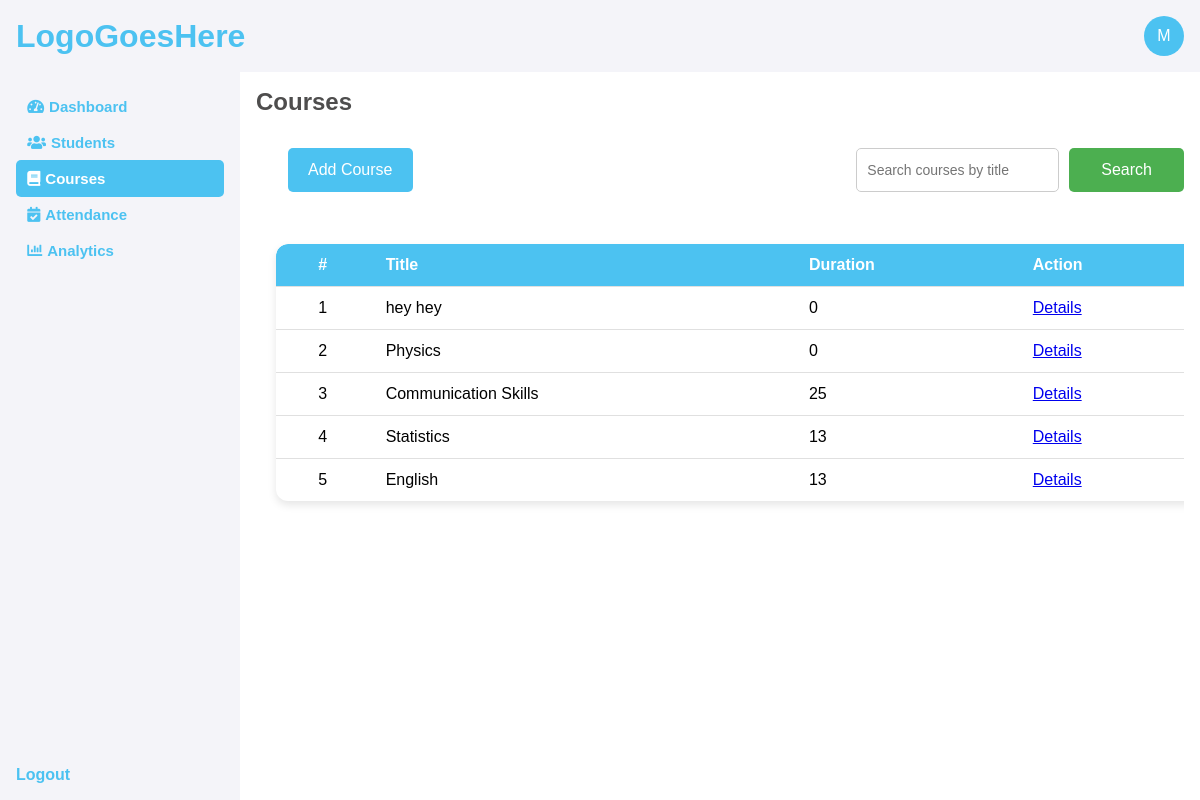
The page /teacher_dashboard/courses/ (signed in) on the database its author committed.
### SrcApp/models.py (models this page shows, shortened)
class MyUser(AbstractUser):
    email = models.EmailField(unique=True)
    USER_TYPE_CHOICES = (
        ('teacher', 'Teacher'),
        ('student', 'Student'),
    )
    user_type = models.CharField(max_length=10, choices=USER_TYPE_CHOICES, default='student')
    USERNAME_FIELD = 'email'
    REQUIRED_FIELDS = ['username']  # Fields required when using createsuperuser

class Course(models.Model):
    title = models.CharField(max_length=500, verbose_name="Course Title")
    teacher = models.ForeignKey(to=Teacher, on_delete=models.CASCADE, null=True)
    duration = models.PositiveIntegerField(default=0,null=False, verbose_name='Course Duration(in weeks)' )
    def __str__(self):
        return self.title

### SrcApp/views.py (the view)
# urls.py: path('teacher_dashboard/courses/', views.courses, name='courses'),
@login_required
def courses(request):
    teacher = Teacher.objects.get(user=request.user)
    courses = Course.objects.filter(teacher=teacher)
    print(courses)
    return render(request, 'teacherDashboard/courses.html', {
        'courses': courses
    })

### templates/teacherDashboard/courses.html (shortened to what this page needs)
{% extends 'teacherDashboard/base.html' %}
{% block teacher_content %}
{% load static %}
<h2 class="page-main-heading">Courses</h2>
<div class="course-controls-wrapper">
    <button class="add-course-btn" onclick="openCourseModal()">Add Course</button>
    <div class="search-container">
        <input type="text" id="searchInput" placeholder="Search courses by title" />
        <button class="search-btn" onclick="searchCourses()">Search</button>
    </div>
</div>
<div class="table-container">
    <table class="modern-table">
        <thead>
            <tr>
                <th>#</th>
                <th>Title</th>
                <th>Duration</th>
                <th>Action</th>
            </tr>
        </thead>
        <tbody id="coursesTableBody">
            {% for course in courses %}
            <tr>
                <td>{{ forloop.counter }}</td>
                <td>{{ course.title }}</td>
                <td>{{ course.duration }}</td>
                <td>
                    <a href="{% url 'course_details' course.id %}" class="details-button">Details</a>
                </td>
            </tr>
            {% endfor %}
        </tbody>
    </table>
</div>
{% endblock %}

### templates/teacherDashboard/base.html (shortened to what this page needs)
{% load static %}
<!DOCTYPE html>
<html lang="en">
<head>
    <link rel="stylesheet" href="{% static 'css/style.css' %}">
    <link href="https://cdnjs.cloudflare.com/ajax/libs/font-awesome/5.15.4/css/all.min.css" rel="stylesheet">
</head>
<body>
    <div class="teacher-dashboard">
        <div class="navbar-1">
            <h1 class="logo">
                LogoGoesHere
            </h1>
            <div class="profile-info">
                <div class="letter-img">
                    {{ request.user.first_name|slice:":1" }}
                </div>
            </div>
        </div>
        <div class="content-wrapper">
            {% include 'teacherDashboard/sidebar.html' %}
            <div class="dashboard-content">
                <div class="teacher-dashboard-page-wrapper">
                    {% block teacher_content %}
                    {% endblock %}
                </div>
            </div>
        </div>
    </div>
</body>
</html>

### static/css/style.css (style rules this page uses)
:root { --primary-color: rgb(76, 194, 241); }
* { margin: 0; padding: 0; font-family: Arial, Helvetica, sans-serif; box-sizing: border-box; }
.teacher-dashboard { height: 100vh; width: 100%; display: flex; flex-direction: column; }
.navbar-1 { width: 100%; height: auto; background-color: #f4f4f9; color: white; display: flex; align-items: center; justify-content: space-between; padding: 1rem 1rem; display: flex; flex-direction: row; justify-content: space-between; }
.content-wrapper { flex: 1; display: flex; overflow: hidden; }
.dashboard-content { flex: 1; padding: 1rem; background-color: #ffffff; overflow-y: auto; }
.teacher-dashboard-page-wrapper { display: flex; flex-direction: column; height: 100%; overflow-y: scroll; justify-content: start; }
.page-main-heading { color: rgb(78, 77, 77); width: 100%; text-align: start; }
.navbar-1 .logo { color: var(--primary-color); }
.navbar-1 .profile-info .letter-img { width: 2.5rem; height: 2.5rem; display: flex; justify-content: center; align-items: center; padding: .5rem; color: white; background-color: var(--primary-color); border-radius: 50%; cursor: pointer; }
.table-container { width: 100%; margin: 20px; overflow-x: auto; box-shadow: 0 4px 8px rgba(0, 0, 0, 0.1); border-radius: 12px; background-color: #ffffff; }
.modern-table { width: 100%; border-collapse: collapse; border-radius: 12px; overflow: hidden; }
.modern-table thead { background-color: var(--primary-color); color: #ffffff; }
.modern-table th, .modern-table td { text-align: left; padding: 12px 16px; border-bottom: 1px solid #e0e0e0; }
.modern-table th:first-child, .modern-table td:first-child { text-align: center; }
.modern-table tr:last-child td { border-bottom: none; }
input { width: 100%; padding: 10px; border: 1px solid #ccc; border-radius: 5px; font-size: 14px; }
.search-container { display: flex; flex-direction: row; gap: 10px; }
.search-btn { padding: 0.8rem 2rem; color: white; border: none; border-radius: 5px; font-size: 1rem; cursor: pointer; background-color: #4CAF50; align-self: flex-end; }
.course-controls-wrapper { display: flex; flex-direction: row; width: 100%; justify-content: space-between; margin: 2rem 1rem; padding: 0rem 1rem; }
.add-course-btn { padding: 10px 20px; background-color: var(--primary-color); color: white; border: none; border-radius: 5px; font-size: 16px; cursor: pointer; transition: background-color 0.3s; }

### rows shown on the page
MyUser: user.first_name "M"
Course: title "hey hey", duration "0"
Course: title "Physics", duration "0"
Course: title "Communication Skills", duration "25"
Course: title "Statistics", duration "13"
Course: title "English", duration "13"
